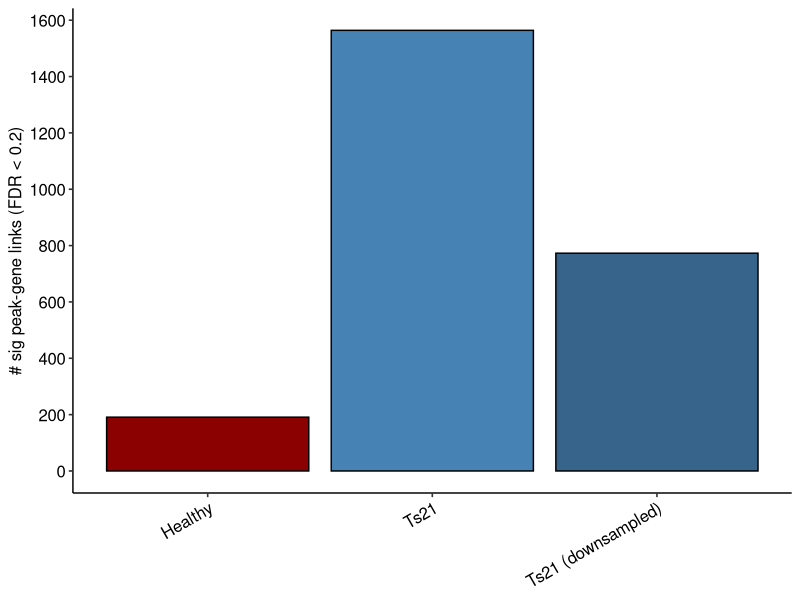

Generate this figure with R:
library(data.table)
x=data.frame(
  type=c("Healthy","Ts21","Ts21 (downsampled)"),
  n=c(191,1564,773)
)
x
library(ggplot2)
ggplot(x,aes(x=type,y=n,fill=type)) + geom_bar(stat='identity',col='black') + ggpubr::theme_pubr() +
  theme(axis.text.x = element_text(vjust=1,hjust=1,angle=30),
        axis.title.x = element_blank()) +
  scale_fill_manual(values=c("darkred","steelblue","steelblue4")) +
  guides(fill='none') +
  labs(y="# sig peak-gene links (FDR < 0.2)") +
  scale_y_continuous(breaks=seq(0,1600,by=200))

191-69

fisher.test(matrix(c(30000,191-69,773-69,69),2,2))$p.value
